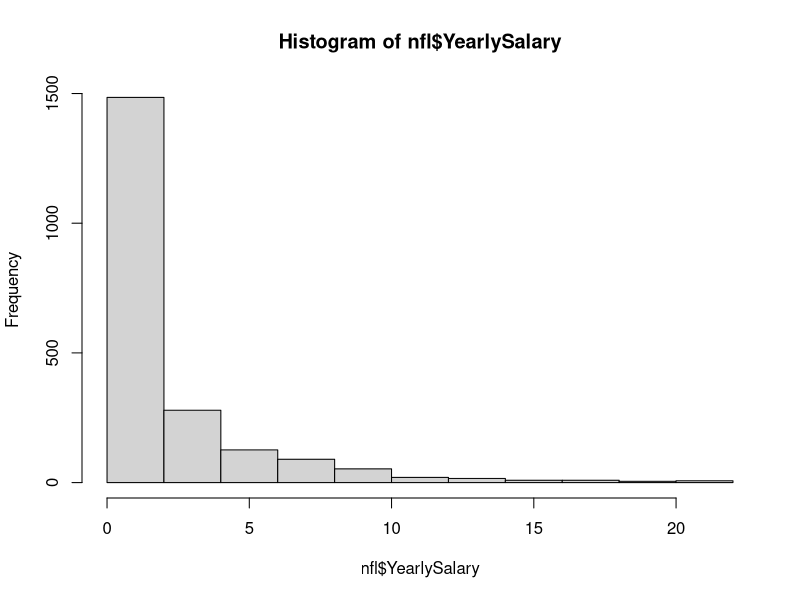
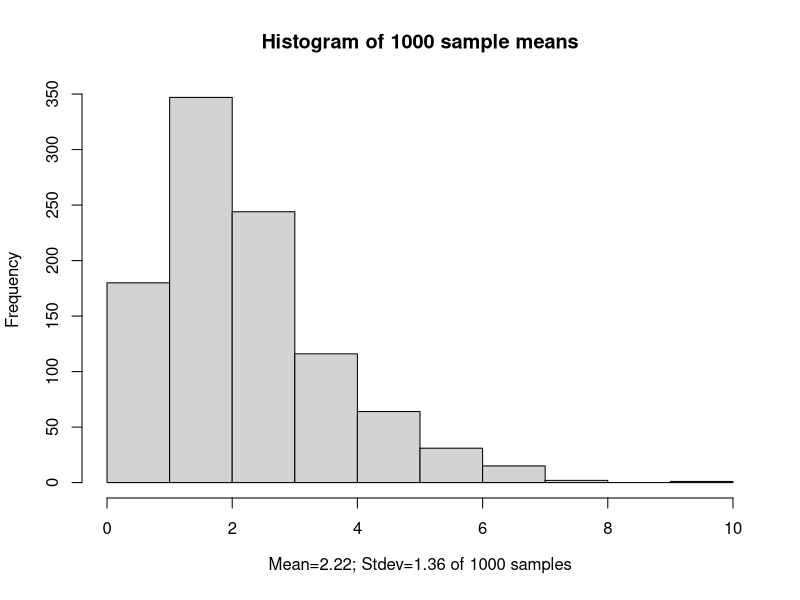
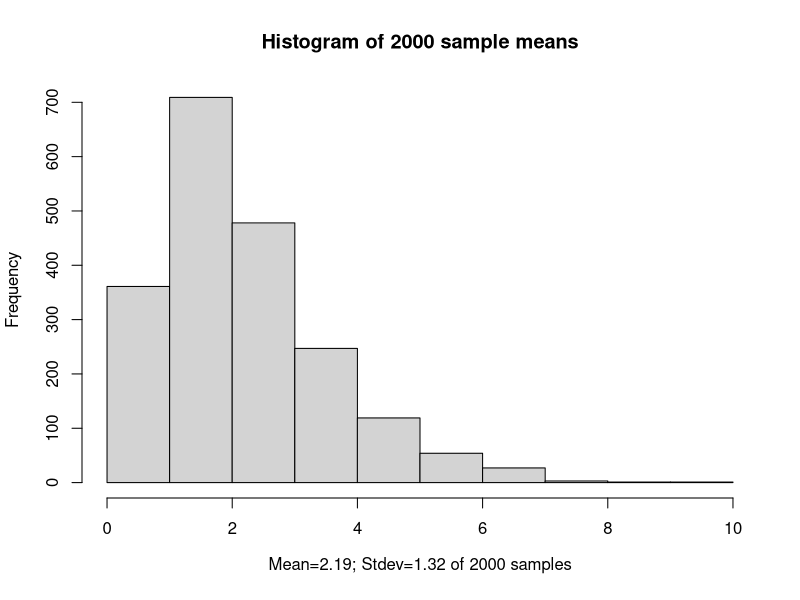
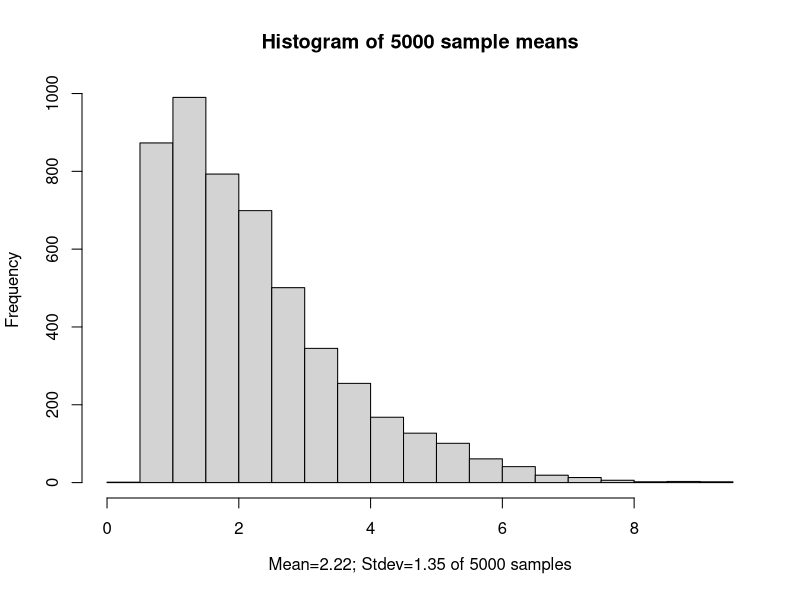
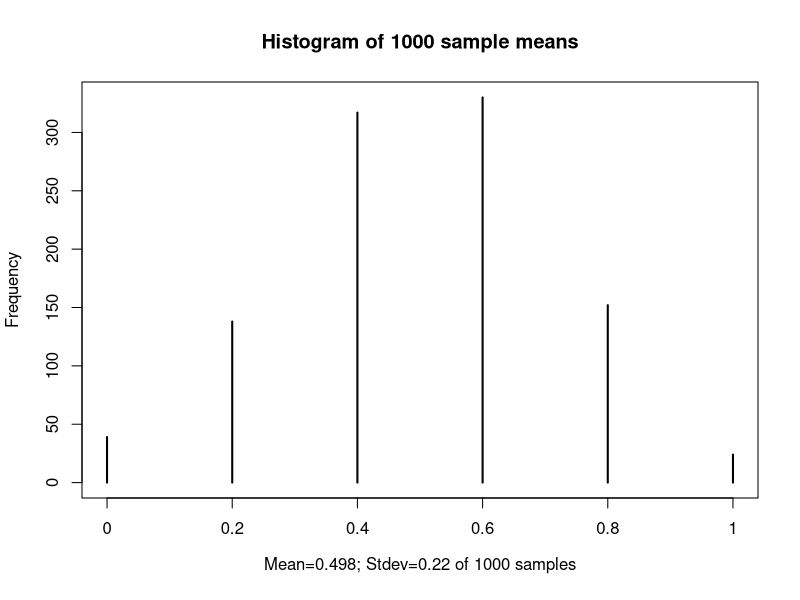
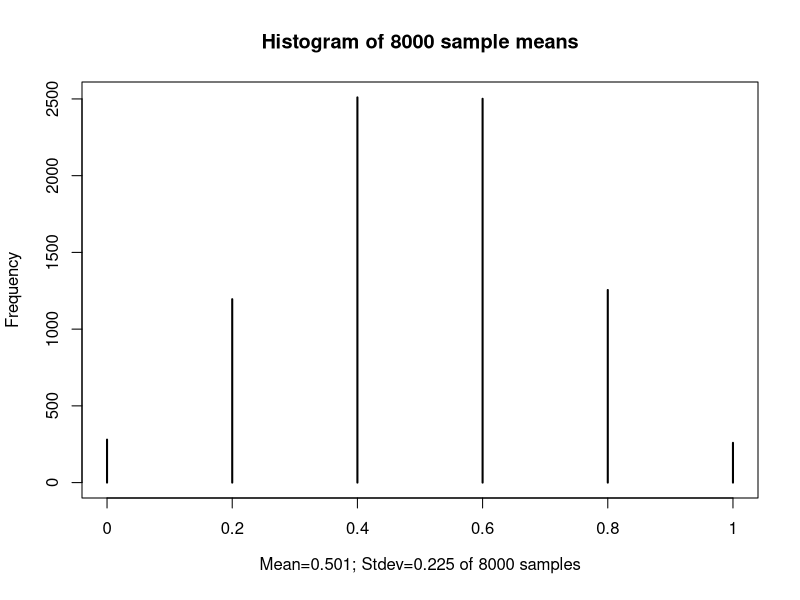
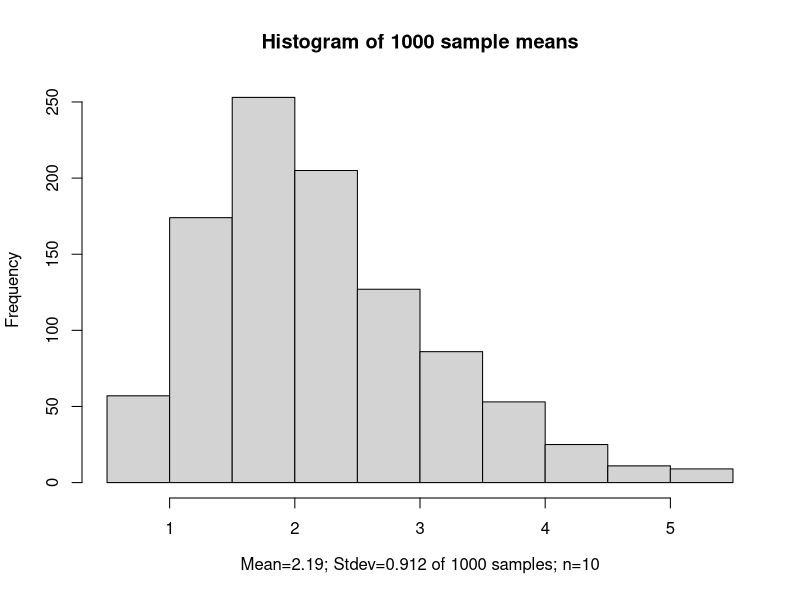
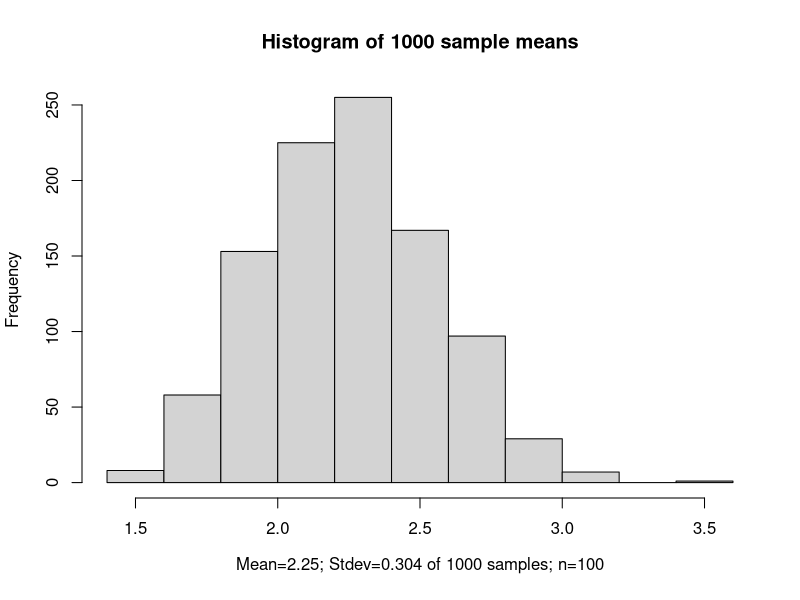

Write R code to recreate these figures, in order.
## ---- chunk 1
# Constructing a sampling distribution using the “NFL Contracts (2015 in Millions)” dataset that is built into the sampling distribution for a mean feature in R.

# This dataset includes the salaries of all 2,099 NFL players in 2015 as of the start of that season. We’ll construct a sampling distribution given n = 5.

#load the dataser
nfl=read.csv("../datasets/NFL2015.csv", header=T)
head(nfl)

# The five number summary of the yearly salaries
summary(nfl$YearlySalary)

# how may observation do we have?
dim(nfl)

# let's look at the histogram
hist(nfl$YearlySalary)

# Defining sampling size and creating an object to store results
n=5 # sample size
# object to store samples 
s<-matrix(NA, nrow=5, ncol=5000) 

#First sample: there are a total of 2099 cases; sampling 5 case numbers between 1 and 2099 and storing the data
s[,1]=nfl$YearlySalary[sample(1:2099,n)] 
mean(s[,1]) # and its mean 
sd(s[,1]) # and its se
median(s[,1]) # its median 

#Second sample: there are a total of 2099 cases; sampling 5 case numbers between 1 and 2099 and storing the data
s[,2]=nfl$YearlySalary[sample(1:2099,n)]
mean(s[,2]) # and its mean 
sd(s[,2]) # and its se
median(s[,2]) # its median

#First 1000 samples: there are a total of 2099 cases; sampling 5 case numbers between 1 and 2099 and storing the data; plotting the histogram os the sample means

for (i in 3:1000){
  s[,i]=nfl$YearlySalary[sample(1:2099,n)]
}
mean.s=colMeans(s[,1:1000]) 
hist(mean.s, 
     main="Histogram of 1000 sample means",
     xlab=substitute(paste("Mean=", 
                           mean, "; Stdev=",
                           std, " of 1000 samples"),
                     list(mean=signif(mean(mean.s),3), 
                          std=signif(sd(mean.s),3))))


## ---- chunk 2
# First 2000 samples: there are a total of 2099 cases; sampling 5 case numbers between 1 and 2099 and storing the data; plotting the histogram os the sample means

for (i in 1001:2000){
  s[,i]=nfl$YearlySalary[sample(1:2099,n)]
}
mean.s=colMeans(s[,1:2000]) 
hist(mean.s, main="Histogram of 2000 sample means", 
     xlab=substitute(paste("Mean=", 
                           mean, "; Stdev=",
                           std, " of 2000 samples"), 
                     list(mean=signif(mean(mean.s),3),
                          std=signif(sd(mean.s),3))))



## ---- chunk 3
# Last 3000 samples: there are a total of 2099 cases; sampling 5 case numbers between 1 and 2099 and storing the data; plotting the histogram of the sample means

for (i in 2001:5000){
  s[,i]=nfl$YearlySalary[sample(1:2099,n)]
}
mean.s=colMeans(s) # additionally 1000 sample means 
hist(mean.s, main="Histogram of 5000 sample means",
     xlab=substitute(paste("Mean=", 
                           mean, "; Stdev=", 
                           std, " of 5000 samples"),
                     list(mean=signif(mean(mean.s),3),
                          std=signif(sd(mean.s),3))))

## ---- chunk 4
p=0.5 # probability of success (heads)
n=5 # sample size
# object to store samples 
s<-matrix(NA, nrow=5, ncol=10000) 
# first 1000 samples
for (i in 1:1000){
  s[,i]=rbinom(n,1,p)
}

# respective 1000 sample means
mean.s=colMeans(s[,1:1000])
# frequency plot
plot(table(mean.s), 
     main="Histogram of 1000 sample means", 
     ylab="Frequency", 
     xlab=substitute(paste("Mean=", 
                           mean, "; Stdev=",
                           std, " of 1000 samples"),
                     list(mean=signif(mean(mean.s),3),
                          std=signif(sd(mean.s),3))))


## ---- chunk 5
# additional 7000 samples 
for (i in 1001:8000){
  #randomizing results one by one with a probability of 0,5 (p)
  s[,i]=rbinom(n,1,p)
}
# calculating the mean of the means of all columns
mean.s=colMeans(s[,1:8000])
#ploting the histogram
plot(table(mean.s), 
     main="Histogram of 8000 sample means",
     ylab="Frequency", 
     xlab=substitute(paste("Mean=", 
                           mean, "; Stdev=",
                           std, " of 8000 samples"),
                     list(mean=signif(mean(mean.s),3),
                          std=signif(sd(mean.s),3))))



## ---- chunk 6
n=10 # sample size 
# Building the results matrix
s<-matrix(NA, nrow=10, ncol=1000) 
for (i in 1:1000){
  s[,i]=nfl$YearlySalary[sample(1:2099,n)]
  }
mean.s1=colMeans(s) # respective 1000 sample means
hist(mean.s1, 
     main="Histogram of 1000 sample means", 
     xlab=substitute(paste("Mean=", 
                           mean, "; Stdev=",
                           std, " of 1000 samples; n=10"),
                     list(mean=signif(mean(mean.s1),3),
                          std=signif(sd(mean.s1),3))))

## ---- chunk 7
n=100 # sample size 
s<-matrix(NA, nrow=100, ncol=1000)
for (i in 1:1000){
  s[,i]=nfl$YearlySalary[sample(1:2099,n)]
  }
mean.s2=colMeans(s) # respective 1000 sample means
hist(mean.s2, 
     main="Histogram of 1000 sample means",
     xlab=substitute(paste("Mean=", 
                           mean, "; Stdev=",
                           std, " of 1000 samples; n=100"),
                     list(mean=signif(mean(mean.s2),3),
                          std=signif(sd(mean.s2),3))))

